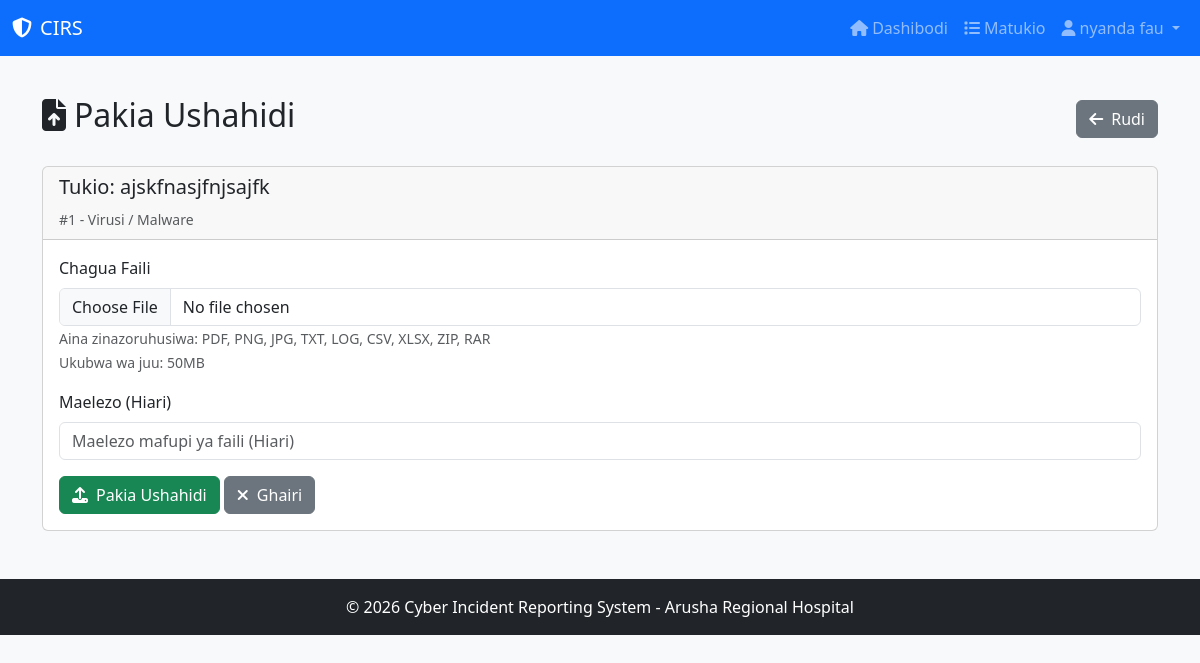
The app's page /incidents/1/evidence/upload/ (signed in) with its own data.
### cyberincident/models.py (models this page shows, shortened)
class Incident(models.Model):
    CATEGORY_CHOICES = [
        ('phishing', 'Ulaghai wa Barua Pepe'),
        ('ransomware', 'Mashambulizi ya Ransomware'),
        ('unauthorized', 'Upatikanaji Bila Idhini'),
        ('malware', 'Virusi / Malware'),
        ('ddos', 'Mashambulizi ya DDoS'),
        ('insider', 'Tishio la Ndani'),
        ('data_breach', 'Uvujaji wa Data'),
        ('other', 'Nyingine'),
    ]
    STATUS_CHOICES = [
        ('open', 'Wazi / Mpya'),
        ('investigating', 'Inachunguzwa'),
        ('contained', 'Imezuiliwa'),
        ('resolved', 'Imetatuliwa'),
        ('closed', 'Imefungwa'),
    ]
    PRIORITY_CHOICES = [
        ('low', 'Ya Chini'),
        ('medium', 'Ya Kati'),
        ('high', 'Ya Juu'),
        ('critical', 'Muhimu Sana'),
    ]
    title = models.CharField(max_length=200, verbose_name='Kichwa')
    description = models.TextField(verbose_name='Maelezo')
    category = models.CharField(max_length=20, choices=CATEGORY_CHOICES, verbose_name='Aina')
    status = models.CharField(max_length=20, choices=STATUS_CHOICES, default='open', verbose_name='Hali')
    priority = models.CharField(max_length=10, choices=PRIORITY_CHOICES, default='medium', verbose_name='Kiwango')
    reporter = models.ForeignKey(User, on_delete=models.CASCADE, related_name='reported_incidents', verbose_name='Mripoti')
    assigned_to = models.ForeignKey(User, on_delete=models.SET_NULL, null=True, blank=True, related_name='assigned_incidents', verbose_name='Imepewa')
    affected_systems = models.TextField(blank=True, null=True, verbose_name='Mifumo Iliyoathirika')
    impact_description = models.TextField(blank=True, null=True, verbose_name='Athari')
    root_cause = models.TextField(blank=True, null=True, verbose_name='Chanzo')
    reported_at = models.DateTimeField(auto_now_add=True, verbose_name='Tarehe ya Kuripoti')
    updated_at = models.DateTimeField(auto_now=True, verbose_name='Tarehe ya Sasisho')
    resolved_at = models.DateTimeField(blank=True, null=True, verbose_name='Tarehe ya Kutatuliwa')
    is_confidential = models.BooleanField(default=False, verbose_name='Siri')
    is_escalated = models.BooleanField(default=False, verbose_name='Imepelekwa Juu')
    class Meta:
        ordering = ['-reported_at']

### cyberincident/views.py (the view)
# urls.py: path('incidents/<int:incident_id>/evidence/upload/', views.evidence_upload, name='evidence_upload'),
@login_required
def evidence_upload(request, incident_id):
    incident = get_object_or_404(Incident, id=incident_id)
    try:
        profile = request.user.profile
        is_ict = profile.role in ['ict', 'admin']
    except:
        is_ict = False
    if not is_ict and incident.reporter != request.user:
        messages.error(request, 'Huna ruhusa ya kupakia ushahidi kwa tukio hili!')
        return redirect('incident_detail', pk=incident_id)
    if request.method == 'POST':
        form = EvidenceForm(request.POST, request.FILES)
        if form.is_valid():
            evidence = form.save(commit=False)
            evidence.incident = incident
            evidence.uploaded_by = request.user
            file_obj = request.FILES['file']
            evidence.file_name = file_obj.name
            evidence.file_size = file_obj.size
            evidence.file_type = file_obj.content_type
            evidence.save()
            messages.success(request, f'Ushahidi "{evidence.file_name}" umepakiwa kikamilifu!')
            return redirect('incident_detail', pk=incident_id)
    else:
        form = EvidenceForm()
    return render(request, 'evidence_upload.html', {'form': form, 'incident': incident})

### cyberincident/forms.py
class EvidenceForm(forms.ModelForm):
    class Meta:
        model = Evidence
        fields = ['file', 'description']
        widgets = {
            'file': forms.FileInput(attrs={'class': 'form-control'}),
            'description': forms.TextInput(attrs={'class': 'form-control', 'placeholder': 'Maelezo mafupi ya faili (Hiari)'}),
        }
        labels = {
            'file': 'Faili',
            'description': 'Maelezo',
        }

### cyberincident/templates/evidence_upload.html (shortened to what this page needs)
{% extends "base.html" %}
{% block content %}
<div class="d-flex justify-content-between align-items-center mb-4">
    <h2><i class="fas fa-file-upload me-2"></i>Pakia Ushahidi</h2>
    <a href="{% url 'incident_detail' incident.id %}" class="btn btn-secondary">
        <i class="fas fa-arrow-left me-2"></i>Rudi
    </a>
</div>
<div class="card">
    <div class="card-header">
        <h5>Tukio: {{ incident.title }}</h5>
        <small class="text-muted">#{{ incident.id }} - {{ incident.get_category_display }}</small>
    </div>
    <div class="card-body">
        <form method="POST" enctype="multipart/form-data">
            <div class="mb-3">
                <label for="file" class="form-label">Chagua Faili</label>
                {{ form.file }}
                <small class="text-muted">
                    Aina zinazoruhusiwa: PDF, PNG, JPG, TXT, LOG, CSV, XLSX, ZIP, RAR
                    <br>Ukubwa wa juu: 50MB
                </small>
            </div>
            <div class="mb-3">
                <label for="description" class="form-label">Maelezo (Hiari)</label>
                {{ form.description }}
            </div>
            <button type="submit" class="btn btn-success">
                <i class="fas fa-upload me-2"></i>Pakia Ushahidi
            </button>
            <a href="{% url 'incident_detail' incident.id %}" class="btn btn-secondary">
                <i class="fas fa-times me-2"></i>Ghairi
            </a>
        </form>
    </div>
</div>
{% endblock %}

### cyberincident/templates/base.html (shortened to what this page needs)
<!DOCTYPE html>
<html lang="sw">
<head>
    <link href="https://cdn.jsdelivr.net/npm/bootstrap@5.3.0/dist/css/bootstrap.min.css" rel="stylesheet">
    <link rel="stylesheet" href="https://cdnjs.cloudflare.com/ajax/libs/font-awesome/6.4.0/css/all.min.css">
    {% load static %}
    <link rel="stylesheet" href="{% static 'css/style.css' %}">
</head>
<body>
    <nav class="navbar navbar-expand-lg navbar-dark bg-primary">
        <div class="container-fluid">
            <a class="navbar-brand" href="{% url 'index' %}">
                <i class="fas fa-shield-alt me-2"></i>CIRS
            </a>
            <div class="collapse navbar-collapse" id="navbarNav">
                <ul class="navbar-nav ms-auto">
                    {% if user.is_authenticated %}
                        <li class="nav-item">
                            <a class="nav-link" href="{% url 'dashboard' %}">
                                <i class="fas fa-home me-1"></i>Dashibodi
                            </a>
                        </li>
                        <li class="nav-item">
                            <a class="nav-link" href="{% url 'incident_list' %}">
                                <i class="fas fa-list me-1"></i>Matukio
                            </a>
                        </li>
                        <li class="nav-item dropdown">
                            <a class="nav-link dropdown-toggle" href="#" role="button" data-bs-toggle="dropdown">
                                <i class="fas fa-user me-1"></i>{{ user.get_full_name|default:user.username }}
                            </a>
                        </li>
                    {% endif %}
                </ul>
            </div>
        </div>
    </nav>
    <div class="container mt-4">
        {% block content %}{% endblock %}
    </div>
    <footer class="bg-dark text-white text-center py-3 mt-5">
        <div class="container">
            <p class="mb-0">&copy; 2026 Cyber Incident Reporting System - Arusha Regional Hospital</p>
        </div>
    </footer>
    {% load static %}
</body>
</html>

### static/css/style.css (style rules this page uses)
* { margin: 0; padding: 0; box-sizing: border-box; }
body { font-family: 'Segoe UI', Tahoma, Geneva, Verdana, sans-serif; background-color: #f8f9fa; min-height: 100vh; display: flex; flex-direction: column; }
footer { margin-top: auto; }

### records on screen
Incident: title "ajskfnasjfnjsajfk", id "1", category "Virusi / Malware"

### other values on screen
{{ user.get_full_name|default:user.username }} "nyanda fau"
